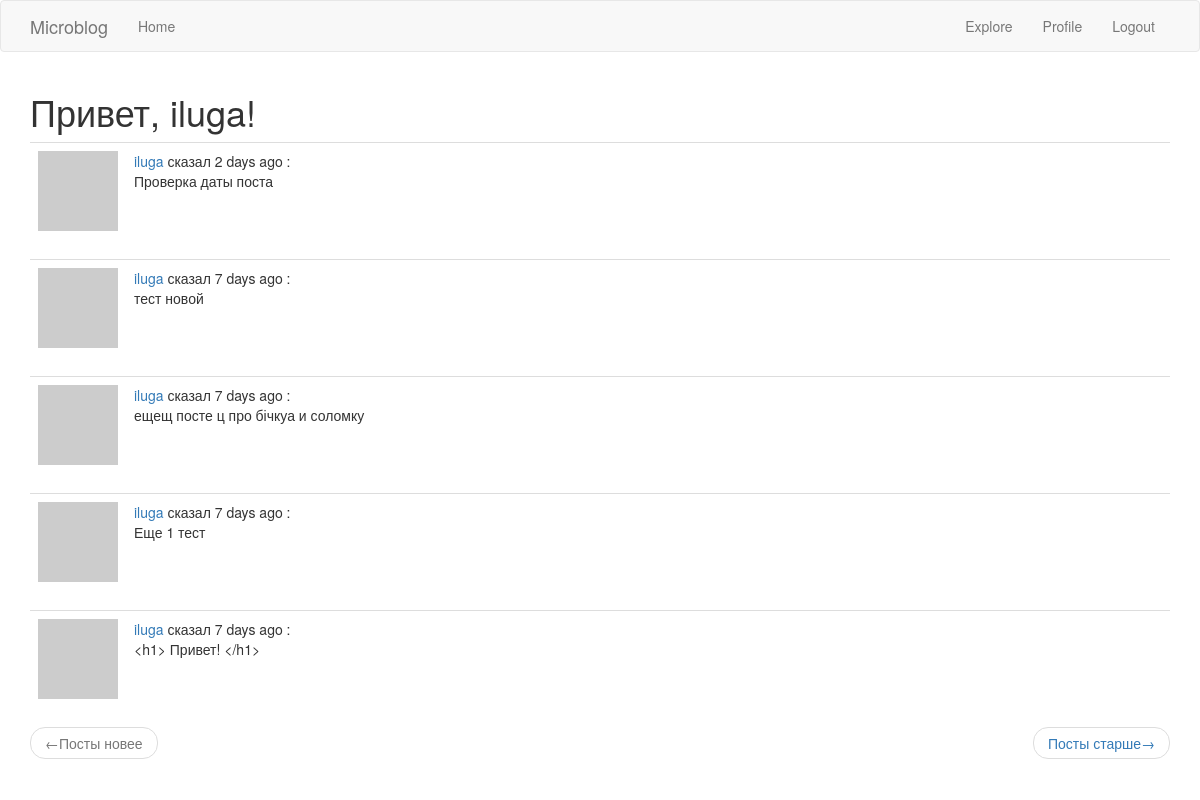
Page /explore (signed in) on the committed database.
### app/models.py (models this page shows, shortened)
class User(UserMixin, db.Model):
    id = db.Column(db.Integer, primary_key=True)
    username = db.Column(db.String(64), index=True, unique=True)
    email = db.Column(db.String(120), index=True, unique=True)
    password_hash = db.Column(db.String(128))
    posts = db.relationship('Post', backref='author', lazy='dynamic')
    about_me = db.Column(db.String(140))
    last_seen = db.Column(db.DateTime, default=datetime.utcnow)
    followed = db.relationship(
        'User', secondary = followers,
        primaryjoin = (followers.c.follower_id == id),
        secondaryjoin = (followers.c.followed_id == id),
        backref = db.backref('followers', lazy='dynamic'), lazy='dynamic')
    def avatar(self, size):
        digest = md5(self.email.lower().encode('utf-8')).hexdigest()
        return 'https://www.gravatar.com/avatar/{}?d=identicon&s={}'.format(digest, size)

class Post(db.Model):
    id = db.Column(db.Integer, primary_key=True)
    body = db.Column(db.String(140))
    timestamp = db.Column(db.DateTime, index=True, default=datetime.utcnow)
    user_id = db.Column(db.Integer, db.ForeignKey('user.id'))

### app/routes.py (the view)
@app.route('/explore')
@login_required
def explore():
    page = request.args.get('page', 1, type=int)
    posts = Post.query.order_by(Post.timestamp.desc()).paginate(page, app.config['POSTS_PER_PAGE'], False)
    next_url = url_for('explore', page=posts.next_num) if posts.has_next else None
    prev_url = url_for('explore', page=posts.prev_num) if posts.has_prev else None
    return render_template('index.html', title='Explore', posts=posts.items,
                           next_url=next_url, prev_url=prev_url)

### app/models.py (called while the page is built)
@login.user_loader
def load_user(id):
    return User.query.get(int(id))

### app/routes.py (called while the page is built)
@app.before_request
def before_request():
    if current_user.is_authenticated:
        current_user.last_seen = datetime.utcnow()
        db.session.commit()

### app/templates/index.html (shortened to what this page needs)
{% extends 'base.html' %}
{% import 'bootstrap/wtf.html' as wtf %}
{% block app_content %}
    <h1>Привет, {{ current_user.username }}!</h1>
    {% for post in posts %}
       {% include '_post.html' %}
    {% endfor %}
    <nav aria-label="...">
        <ul class="pager">
            <li class="previous {% if not prev_url %} disabled {% endif %}">
                <a href="{{ prev_url or '#' }}">
                    <span aria-hidden="true">&larr;</span>Посты новее
                </a>
            </li>
            <li class="next{% if not next_url %} disabled {% endif %}">
                <a href="{{ next_url or '#' }}">
                    <span aria-hidden="true">Посты старше</span>&rarr;
                </a>
            </li>
        </ul>
    </nav>
{% endblock %}

### app/templates/_post.html
<table class="table table-hover">
    <tr>
        <td width="70px">
            <a href="{{ url_for('user', username=post.author.username) }}">
            <img src="{{ post.author.avatar(36) }}">
        </a>
        </td>
        <td>
            <a href="{{ url_for('user', username=post.author.username) }}">
            {{ post.author.username }}
            </a>
            сказал {{ moment(post.timestamp).fromNow() }} : <br>
            {{ post.body }}
        </td>
    </tr>
</table>

### rows in the picture
User: username "iluga"
Post: author.username "iluga", timestamp "2 days ago", body "Проверка даты поста"
Post: author.username "iluga", timestamp "7 days ago", body "тест новой"
Post: author.username "iluga", timestamp "7 days ago", body "ещещ посте ц про бічкуа и соломку"
Post: author.username "iluga", timestamp "7 days ago", body "Еще 1 тест"
Post: author.username "iluga", timestamp "7 days ago", body "<h1> Привет! </h1>"
